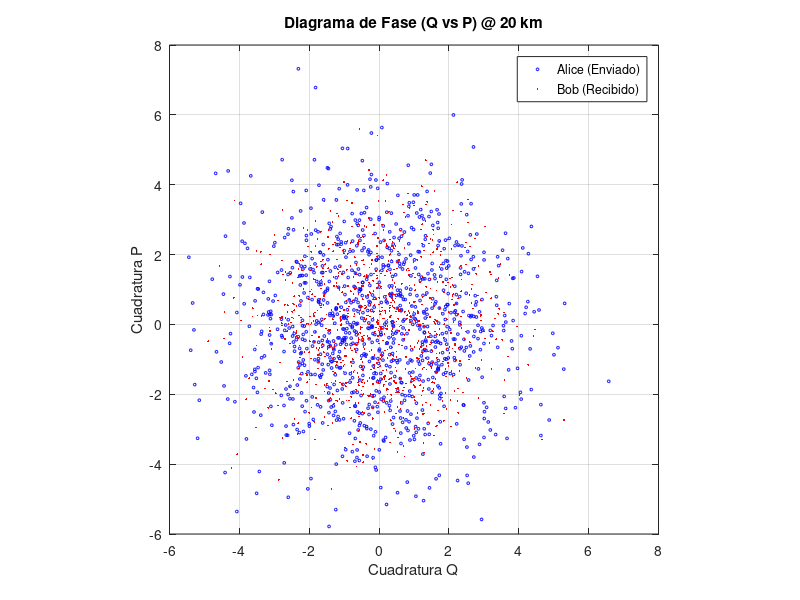

MATLAB code to generate this figure: (Note: this script raises an error after producing the figure.)
%% ========================================================================
%  SIMULACIÓN DE RECONCILIACIÓN INVERSA CV-QKD
%  Implementación del protocolo de reconciliación con códigos LDPC
%% ========================================================================
clear; clc; close all;

%% 0. PARÁMETROS FÍSICOS
% -------------------------------------------------------------------------
% Canal cuántico
L = 20;                             % Distancia de fibra (km)
alpha_dB = 0.2;                     % Atenuación de fibra (dB/km)
Va = 4;                             % Varianza de modulación de Alice (SNU)
T = 10^(-alpha_dB * L / 10);        % Transmitancia del canal

% Ruido
vel = 0.05;                         % Ruido electrónico (fracción del shot noise)
xi = 0.01;                          % Ruido de exceso a la entrada

% Tamaños de simulación
n = 26112;                          % Longitud del código LDPC
max_iter = 60;                      % Iteraciones máximas del decodificador
N_pulsos = 100000;                  % Número de pulsos a generar

%% 1. GENERACIÓN (ALICE)
% -------------------------------------------------------------------------
% Generación de cuadraturas aleatorias
q_Alice = sqrt(Va) * randn(N_pulsos, 1);
p_Alice = sqrt(Va) * randn(N_pulsos, 1);

% Vector intercalado (Q en posiciones impares, P en pares)
Xa = zeros(2 * N_pulsos, 1);
Xa(1:2:end) = q_Alice;
Xa(2:2:end) = p_Alice;

% Generación del ruido del canal
var_noise = 1 + vel + T * xi;       % Varianza total del ruido
std_noise = sqrt(var_noise);
z_noise_q = std_noise * randn(N_pulsos, 1);
z_noise_p = std_noise * randn(N_pulsos, 1);

%% 2. RECEPCIÓN (BOB)
% -------------------------------------------------------------------------
% Señales recibidas (canal con atenuación + ruido)
q_Bob = sqrt(T) * q_Alice + z_noise_q;
p_Bob = sqrt(T) * p_Alice + z_noise_p;

% Vector intercalado de Bob
Yb = zeros(2 * N_pulsos, 1);
Yb(1:2:end) = q_Bob;
Yb(2:2:end) = p_Bob;

% Cálculo de SNR
SNR_lineal = (T * Va) / var_noise;
SNR_dB = 10 * log10(SNR_lineal);
fprintf('SNR = %.2f dB\n', SNR_dB);

% Visualización del diagrama de fase
figure;
plot(q_Alice(1:1000), p_Alice(1:1000), 'bo', 'MarkerSize', 2); hold on;
plot(q_Bob(1:1000), p_Bob(1:1000), 'r.', 'MarkerSize', 4);
legend('Alice (Enviado)', 'Bob (Recibido)');
title(sprintf('Diagrama de Fase (Q vs P) @ %d km', L));
xlabel('Cuadratura Q'); ylabel('Cuadratura P');
axis square; grid on;

%% 3. GENERACIÓN DE MATRIZ H (LDPC 5G NR)
% -------------------------------------------------------------------------
% Cargar Base Graph 1 del estándar 5G NR-LDPC
Z = 384;                            % Factor de lifting
baseGraphFile = 'LDPC/NR-LDPC-BG-master/NR-LDPC-BG-master/NR_1_1_384.txt';

% Leer la matriz base desde archivo
BaseGraph = load(baseGraphFile);
[mb, nb] = size(BaseGraph);         % BG1: 46×68

% Dimensiones finales de H
M = mb * Z;                         % 17,664 filas (ecuaciones de paridad)
N_ldpc = nb * Z;                    % 26,112 columnas (bits totales)

fprintf('Matriz Base: %d×%d, Z=%d → H: %d×%d\n', mb, nb, Z, M, N_ldpc);

% Expansión de la matriz (lifting) usando matrices sparse
% Pre-calcular número de elementos no nulos para eficiencia
num_nonzero_blocks = sum(BaseGraph(:) >= 0);
nnz_total = num_nonzero_blocks * Z;

% Pre-asignar arrays para construcción sparse eficiente
row_indices = zeros(nnz_total, 1);
col_indices = zeros(nnz_total, 1);
values = ones(nnz_total, 1);

idx = 1;
for i = 1:mb
    for j = 1:nb
        shift_val = BaseGraph(i, j);
        if shift_val >= 0
            % Índices de la submatriz identidad rotada
            row_base = (i-1) * Z;
            col_base = (j-1) * Z;
            
            % Generar índices de la identidad circulante
            for k = 1:Z
                row_indices(idx) = row_base + k;
                col_indices(idx) = col_base + mod(k - 1 + shift_val, Z) + 1;
                idx = idx + 1;
            end
        end
    end
end

% Construir matriz sparse
H = sparse(row_indices, col_indices, values, M, N_ldpc);

fprintf('Matriz H generada: %d elementos no nulos (densidad: %.4f%%)\n', ...
    nnz(H), 100*nnz(H)/(M*N_ldpc));

%% 4. ESTIMACIÓN DE PARÁMETROS DEL CANAL
% -------------------------------------------------------------------------
% Separación de datos para reconciliación y estimación
Xr = Xa(1:2:2*n);                   % Reconciliación (posiciones impares)
Xp = Xa(2:2:2*n);                   % Estimación (posiciones pares)
Yr = Yb(1:2:2*n);
Yp = Yb(2:2:2*n);

% Estimación de transmitancia
Cov_xy = cov(Xp, Yp);
covarianza_xy = Cov_xy(1, 2);
varianza_x = var(Xp);
T_estimada = (covarianza_xy / varianza_x)^2;

% Estimación del ruido residual
sigma2 = var(Yp - sqrt(T_estimada) * Xp);
z_est = (sigma2 - 1 - vel) / T_estimada;

fprintf('T real = %.4f, T estimada = %.4f\n', T, T_estimada);

%% 5. CÁLCULO DEL SÍNDROME
% -------------------------------------------------------------------------
% Cuantización de las medidas de Bob
Kb = double(Yr <= 0);               % 1 si Yr <= 0, 0 en otro caso
S = mod(H * Kb, 2);                 % Síndrome

%% 6. RECONCILIACIÓN INVERSA (Min-Sum)
% -------------------------------------------------------------------------
% 6.1 Inicialización
LLR = sqrt(T_estimada) * Xr + z_est;
L = LLR;
Q = H .* L';                        % Proyección sobre las columnas de H

% Visualización de la matriz sparse
figure;
spy(Q);
title('Estructura de la matriz Q');

% 6.2 Búsqueda de mínimos por Check-Node
[filas_H, ~, ~] = find(H);
num_edges = length(filas_H);

[filaQ, columnaQ, val] = find(Q);
val_abs = abs(val);

% Ordenar por fila y valor absoluto
[~, sort_idx] = sortrows([filaQ, val_abs], [1 2]);
filas_sorted = filaQ(sort_idx);
cols_sorted = columnaQ(sort_idx);
val_abs_sorted = val_abs(sort_idx);

% Encontrar los dos mínimos por fila
[unique_filas, primer_idx] = unique(filas_sorted, 'first');
min1_vals = zeros(M, 1);
min1_cols = zeros(M, 1);
min2_vals = zeros(M, 1);

min1_vals(unique_filas) = val_abs_sorted(primer_idx);
min1_cols(unique_filas) = cols_sorted(primer_idx);
min2_vals(unique_filas) = val_abs_sorted(primer_idx + 1);

% 6.3 Cálculo de magnitudes de R (Min-Sum escalado)
alpha_ms = 0.75;                    % Factor de escala Min-Sum

vals_min1_expanded = min1_vals(filaQ);
vals_min2_expanded = min2_vals(filaQ);
cols_min1_expanded = min1_cols(filaQ);

% Selección: usar min2 si la columna actual tenía el min1
is_min_col = (columnaQ == cols_min1_expanded);

R_mags = zeros(num_edges, 1);
R_mags(~is_min_col) = vals_min1_expanded(~is_min_col);
R_mags(is_min_col) = vals_min2_expanded(is_min_col);
R_mags = R_mags * alpha_ms;

% 6.4 Cálculo de signos
[rows, cols] = find(H);
vals_Q = Q(sub2ind(size(Q), rows, cols));
signs_Q = sign(vals_Q);
signs_Q(signs_Q == 0) = 1;

% Paridad de signos negativos por fila
is_negative_sparse = sparse(rows, cols, double(signs_Q < 0), M, N_ldpc);
num_negatives_per_row = full(sum(is_negative_sparse, 2));
row_parity_signs = (-1) .^ num_negatives_per_row;

% Aplicar síndrome
syndrome_adjustment = (-1) .^ S;
global_row_signs = row_parity_signs .* syndrome_adjustment;
signs_expanded = global_row_signs(rows);
final_signs = signs_expanded .* signs_Q;

% Resultado final
R = final_signs .* R_mags;

fprintf('Reconciliación completada. Tamaño de R: %d elementos\n', length(R));
